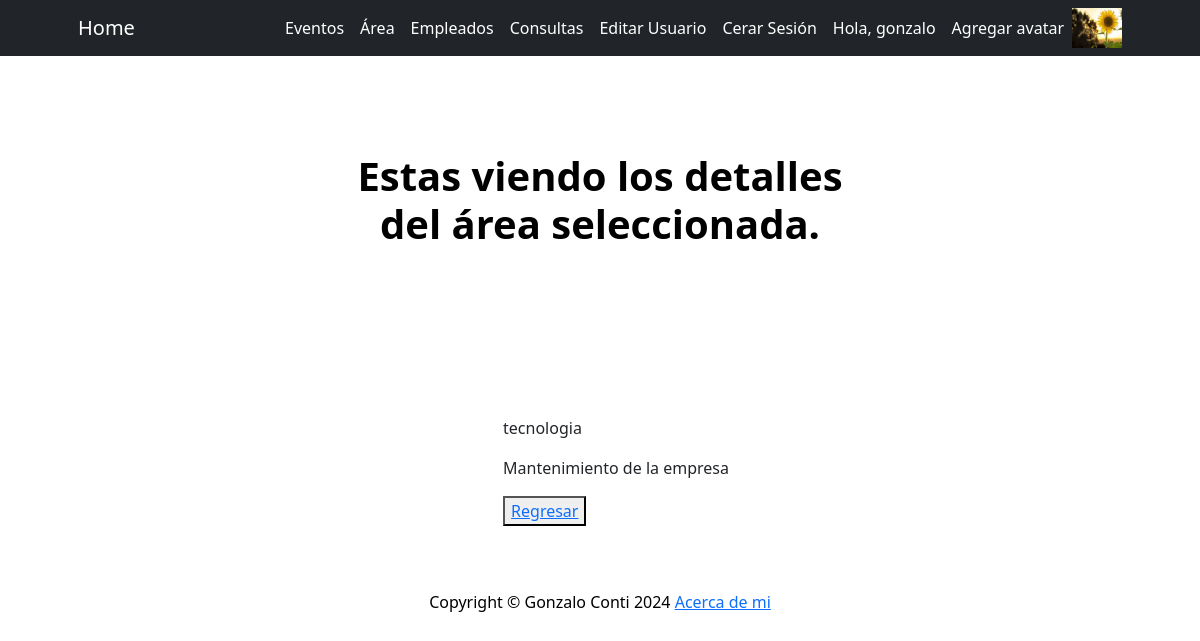
Screenshot of /Web/Departamento/3/ (signed in) with the database file from the repository.
### AppWeb/models.py (models this page shows, shortened)
class Avatar(models.Model):
    usuario = models.ForeignKey(User, on_delete=models.CASCADE)
    imagen = models.ImageField(upload_to="avatares", null=True,blank=True)

class Departamento(models.Model):
    nombre = models.CharField(max_length=50)
    descripcion = models.CharField(max_length=300)

### AppWeb/views.py (the view)
# urls.py: path('Departamento/<int:pk>/', DetalleDepartamento.as_view(), name= 'DetalleDepartamento'),
class DetalleDepartamento(LoginRequiredMixin, DetailView):
    model = Departamento

### AppWeb/templates/AppWeb/departamento_detail.html (shortened to what this page needs)
{% extends 'AppWeb/padre.html'%}
{% block titulo %}
<p style="color: black;">Estas viendo los detalles del área seleccionada.</p>
{% endblock %}
{% block parrafo %}
<br>
<div style="display: flex; justify-content: center">
    <ol>
    <p>
        {{departamento.nombre}}
    </p>
    <p>
        {{departamento.descripcion}}
    </p>
    <button>
        <a href="{% url 'LeerDepartamento' %}"> Regresar </a>
    </button>
    </ol>
</div>
{% endblock %}

### AppWeb/templates/AppWeb/padre.html (shortened to what this page needs)
<!DOCTYPE html>
<html lang="en">
    <head>
        {% load static %}
        <link href="https://cdn.jsdelivr.net/npm/bootstrap-icons@1.4.1/font/bootstrap-icons.css" rel="stylesheet" />
        <link href="{% static 'AppWeb/css/styles.css' %}" rel="stylesheet" />
    </head>
    <body>
        <nav class="navbar navbar-expand-lg navbar-dark bg-dark">
            <div class="container px-5">
                <a class="navbar-brand" href="{% url 'inicio' %}">Home</a>
                <div class="collapse navbar-collapse" id="navbarSupportedContent">
                    <ul class="navbar-nav ms-auto mb-2 mb-lg-0">
                        {% if request.user.is_authenticated %}
                        <li class="nav-item"><a class="nav-link active" aria-current="page" href="{% url 'LeerEventos' %}">Eventos</a></li>
                        <li class="nav-item"><a class="nav-link active" aria-current="page" href="{% url 'LeerDepartamento' %}">Área</a></li>
                        <li class="nav-item"><a class="nav-link active" aria-current="page" href="{% url 'Empleados' %}">Empleados</a></li>
                        <li class="nav-item"><a class="nav-link active" aria-current="page" href="{% url 'consulta_nueva' %}">Consultas</a></li>
                        <li class="nav-item"><a class="nav-link active" aria-current="page" href="{% url 'editar' %}">Editar Usuario</a></li>
                        <li class="nav-item"><a class="nav-link active" aria-current="page" href="{% url 'logout' %}">Cerar Sesión</a></li>
                        <li class="nav-item"><a class="nav-link active" aria-current="page">Hola, {{user.username}}</a></li>
                        <li class="nav-item"><a class="nav-link active" aria-current="page" href="{% url 'avatar' %}">Agregar avatar</a></li>
                        {% with first_image=user.avatar_set.first %}
                            {% if first_image %}
                            <img src="{{ first_image.imagen.url }}" class="" style="max-width: 50px;">
                            {% endif %}
                        {% endwith %}
                        {% endif %}
                    </ul>
                </div>
            </div>
        </nav>
        <header class="bg-white py-5">
            <div class="container px-5">
                <div class="row gx-5 justify-content-center">
                    <div class="col-lg-6">
                        <div class="text-center my-5">
                            <h1 class="display-7 fw-bolder text-white mb-2">
                            {% block titulo %}
                            {% endblock %}
                            </h1>
                        </div>
                    </div>
                </div>
            </div>
        </header>
        <footer class="py-5 bg-white">
            {% block parrafo %}
            {% endblock %}
        </footer>
    </body>
    <div class="container px-5"><p class="m-0 text-center text-black">Copyright &copy; Gonzalo Conti 2024 <a href="{% url 'acercaDeMi' %}"> Acerca de mi </a></p></div>
</html>

### rows the page displays
Avatar: imagen (picture)
Departamento: nombre "tecnologia", descripcion "Mantenimiento de la empresa"

### other values shown
{{ user.username }} "gonzalo"
